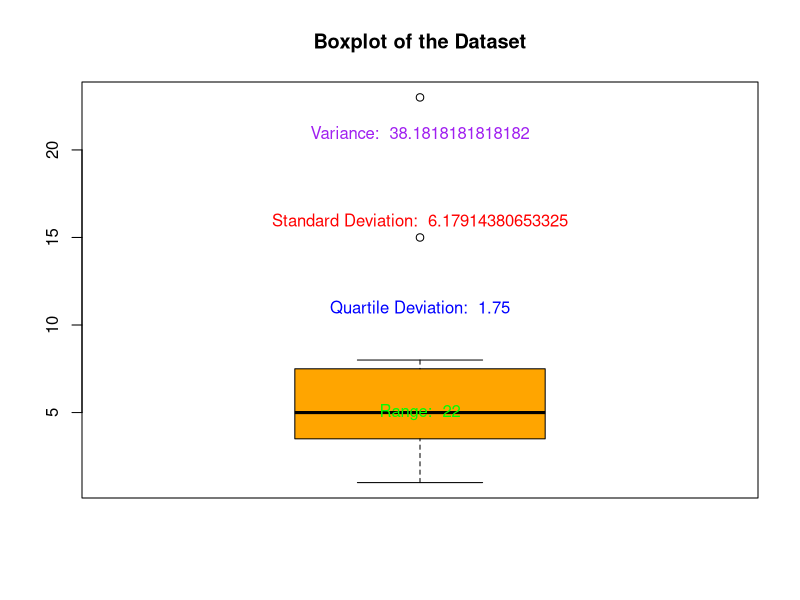

Write R code to recreate this figure.
# Yash Gupta (20BCS5009) 
data <- c(5, 2, 7, 3, 5, 8, 1, 6, 4, 5, 15, 23)

# Calculate the range
range_value <- range(data)

# Calculate the quartile deviation
qdev_value <- IQR(data) / 2

# Calculate the standard deviation
sd_value <- sd(data)

# Calculate the variance
variance_value <- var(data)

# Create a boxplot for the dataset
boxplot(data, main = "Boxplot of the Dataset", col = "orange", border = "black")

# Add text annotations for each measure of dispersion
text(1, 5 , paste("Range: ", diff(range_value)), col = "green")
text(1, min(data) + 10, paste("Quartile Deviation: ", qdev_value), col = "blue")
text(1, min(data) + 15, paste("Standard Deviation: ", sd_value), col = "red")
text(1, min(data) + 20, paste("Variance: ", variance_value),col="purple")